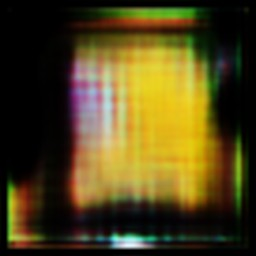
#> input picture RH_GAN/Resized/allThemes_resized/train-1_resized.jpg, 256 x 256 px
$ python Npy_Resize.py   (older library calls are emulated)
#> lines starting #> are read from the running program, lines starting #| are printed output that depends on the picture
from email.mime import image
from importlib.resources import path
import os
from unittest.mock import patch
import numpy as np  # to resize array
from PIL import Image  # to resize iamges


IMAGE_SIZE = 64
IMAGE_CHANNELS = 3  # RGB
IMAGE_DIR = input("which images folder would you like to resize: ")
#> the answer given: ../../RH_GAN/Resized/allThemes_resized


images_path = IMAGE_DIR

training_data = []

print("resizing images...")
for filename in os.listdir(images_path):
    path = os.path.join(images_path, filename)
    image = Image.open(path).resize((IMAGE_SIZE, IMAGE_SIZE), Image.ANTIALIAS)
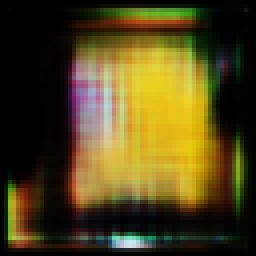
#> image: PIL image 64x64 RGB (shown 4 times larger); mean R, G, B 81.8, 69.9, 27.5
    # adding the resize images into the array
    training_data.append(np.asarray(image))
#> pass 2 of the loop `for filename in os.listdir(images_path):`:
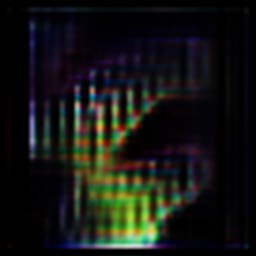
#> input picture RH_GAN/Resized/allThemes_resized/train-2_resized.jpg, 256 x 256 px
#> `image = Image.open(path).resize((IMAGE_SIZE, IMAGE_SIZE), Image.ANTIAL..`:
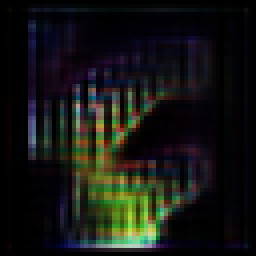
#> image: PIL image 64x64 RGB (shown 4 times larger); mean R, G, B 21, 22.2, 19.2

training_data = np.reshape(
    training_data, (-1, IMAGE_SIZE, IMAGE_SIZE, IMAGE_CHANNELS))
training_data = training_data / 127.5 - 1

# saving the images into binary file
print("saving...")
# np.save(IMAGE_DIR[:-1] +".npy", training_data)
np.save("NPY_Files/"+IMAGE_DIR[:]+".npy", training_data)
